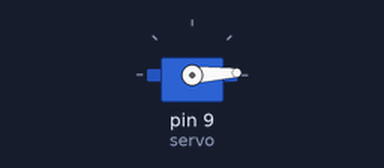
Recording of a sketch running on a simulated Arduino Uno, built with avr-gcc and run on an emulated ATmega328P. On the bench: servo.

Above: at 0.05 s.
At 0.9 s:
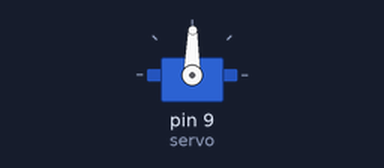
At 1.75 s:
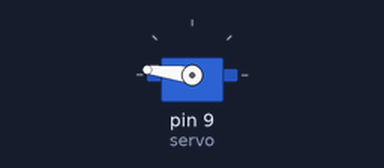
At 3.45 s:
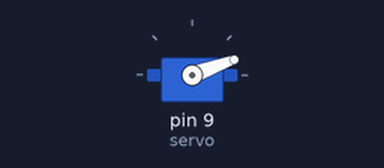
Timing chart, 0 to 8.4 s (numbered marks = the images above):
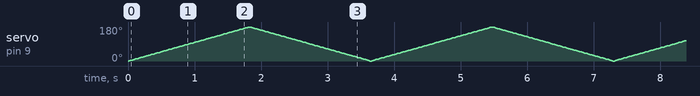

The sketch:

Task_1.2.4.ino
```cpp
#include <Servo.h>
Servo servo;

void sweep(){
  for (int angle = 0; angle<=180; angle++){
    servo.write(angle);
    delay(10);
  }
}

void reverseSweep(){
  for (int angle = 180; angle>=0; angle--){
    servo.write(angle);
    delay(10);
  }
}

void setup() {
  servo.attach(9);
}

void loop() {
  sweep();
  reverseSweep();
}
```
